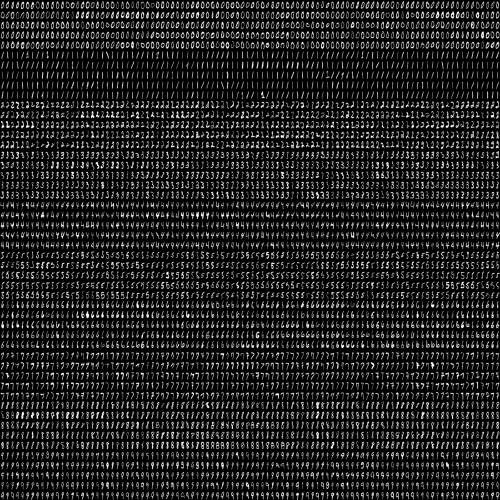
#> input picture train_image.png, 1000 x 1000 px (shown at 1/2 size)
$ python SVMDigitsReco.py   (older library calls are emulated)
#> lines starting #> are read from the running program, lines starting #| are printed output that depends on the picture; after the words box and inside, x2 and y2 are one past the last pixel; in counts of white or black regions, pixels touching at a corner belong together
'''

Created Mar 31 2018

@ Author Mingju Li

'''

#----------------------Imports---------------------------

import numpy as np
from scipy.misc.pilutil import imresize
import cv2 #version 3.2.0
from skimage.feature import hog
from matplotlib import pyplot as plt
from sklearn.model_selection import train_test_split
from sklearn.metrics import accuracy_score
from sklearn.utils import shuffle

#----------------------Constants delaration---------------------------

TRAIN_IMG = 'train_image.png'
INPUT_IMG = 'input_image.png'

IMG_HEIGHT = 28
IMG_WIDTH = 28

# The given train image, each number should have a size of 50 * 10 pixels.
# each row have 100 samples and each column have 50 elements
# so totally there are 5000 samples
# 0 is from 0 to 499
# 1 is from 500 to 999
# ...

#----------------------Functions of training---------------------------

# [11 lines left out: function pixels_to_hog_20, not called in this run]

#this function processes a custom training image
#see example : custom_train.digits.jpg
#if you want to use your own, it should be in a similar format
def load_digits(img_file):
#> called with img_file = 'train_image.png'
    train_data = []
    train_target = []
    start_class = 0
    im = cv2.imread(img_file)
#> im is the input picture: shape (1000, 1000, 3); min 0, max 255, mean 34
    imgray = cv2.cvtColor(im,cv2.COLOR_BGR2GRAY)
    imgray = (255-imgray)
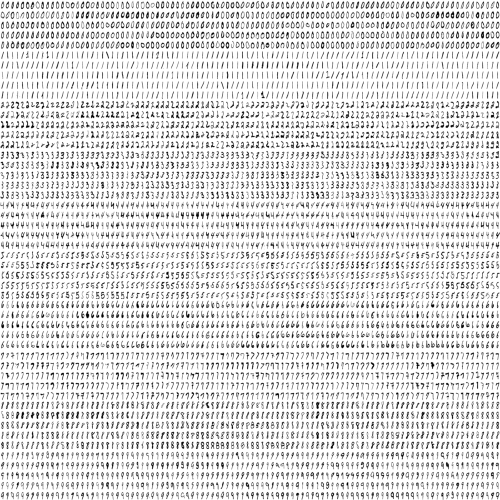
#> imgray: shape (1000, 1000) (shown at 1/2 size); min 0, max 255, mean 221
    # this above is added to make sure the imgray is turned into a white at bottom and black fonts style
    plt.imshow(imgray)
    kernel = np.ones((5,5),np.uint8)

    ret,thresh = cv2.threshold(imgray,127,255,0)
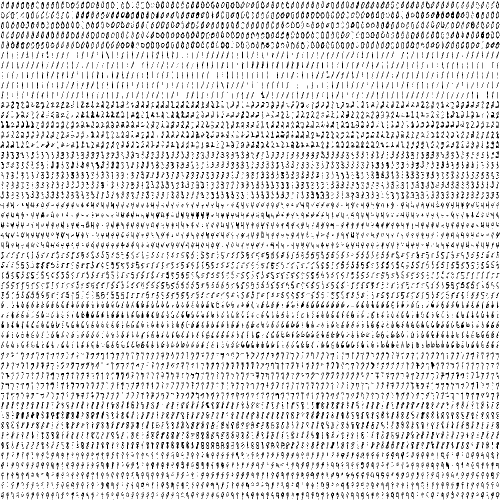
#> thresh: shape (1000, 1000) (shown at 1/2 size); 87.5% white; black in thin lines or dots
    thresh = cv2.erode(thresh,kernel,iterations = 1)
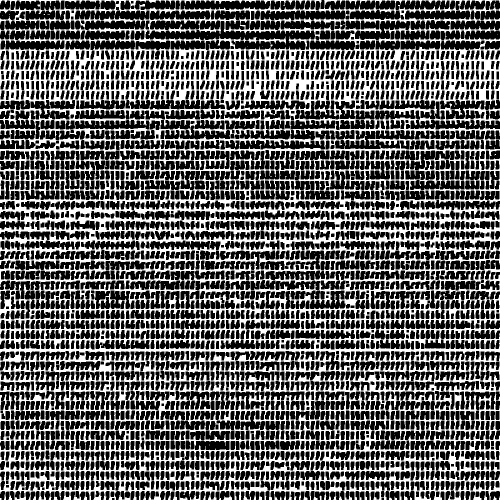
#> thresh: shape (1000, 1000) (shown at 1/2 size); 37.6% white; 80 white regions (75 under 20 px), largest, box (x1, y1, x2, y2) and area: (0, 0, 1000, 1000) 375099, (668, 588, 674, 609) 48, (986, 992, 993, 1000) 31, (639, 991, 643, 1000) 27, (789, 993, 794, 1000) 24
    thresh = cv2.dilate(thresh,kernel,iterations = 1)
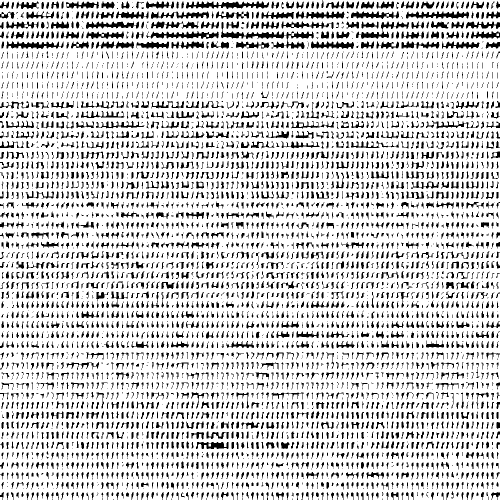
#> thresh: shape (1000, 1000) (shown at 1/2 size); 81% white; 4369 black regions (1459 under 20 px)
    thresh = cv2.erode(thresh,kernel,iterations = 1)

    _,contours,hierarchy = cv2.findContours(thresh, cv2.RETR_TREE, cv2.CHAIN_APPROX_SIMPLE)
#> contours = 3292 contours, 78 with area under 20; largest, box (x1, y1, x2, y2) and area: (0, 0, 1000, 1000) 966175, (290, 41, 631, 101) 8274, (360, 0, 541, 21) 3010, (520, 20, 692, 41) 2946, (479, 279, 651, 300) 2601
    digits_rectangles = get_digits(contours,hierarchy)
    #rectangles of bounding the digits in user image

    #sort rectangles accoring to x,y pos so that we can label them
    digits_rectangles.sort(key=lambda x:get_contour_precedence(x, im.shape[1]))

    for index,rect in enumerate(digits_rectangles):
        # >>>seasons = ['Spring', 'Summer', 'Fall', 'Winter']
        # >>> list(enumerate(seasons))
        # [(0, 'Spring'), (1, 'Summer'), (2, 'Fall'), (3, 'Winter')]
        x,y,w,h = rect
        cv2.rectangle(im,(x,y),(x+w,y+h),(0,255,0),2)
        im_digit = imgray[y:y+h,x:x+w]
        im_digit = (255-im_digit)
        im_digit = imresize(im_digit,(IMG_WIDTH, IMG_HEIGHT))

        train_data.append(im_digit)
        train_target.append(start_class%10)

        if index>0 and (index+1) % 500 == 0:
            # since each line there is only 10 numbers for 0/1/2/...
            start_class += 1
    cv2.imwrite("training_box_overlay.png",im)
    return np.array(train_data), np.array(train_target)

def get_contour_precedence(contour, cols):
    return contour[1] * cols + contour[0]  #row-wise ordering

# given contours and hierarchy, return a list of final bounding rectanges with respond to the numbers
def get_digits(contours, hierarchy):
    hierarchy = hierarchy[0]
    # now the hierarchy is the root hierarchy in the diagram
    bounding_rectangles = [cv2.boundingRect(ctr) for ctr in contours]
#> bounding_rectangles = 3292 items, first 6: (0, 996, 3, 4), (820, 994, 4, 6), (998, 993, 2, 7), (789, 993, 5, 7), (560, 993, 3, 7), (986, 992, 7, 8)
    # x, y, w, h = cv2.boundingRect(cnt)

    final_bounding_rectangles = []
    #find the most common heirarchy level - that is where our digits's bounding boxes are
    u, indices = np.unique(hierarchy[:,-1], return_inverse=True)
#> u = 56 values from -1 to 3287; indices = 3292 values, max 55 at index 3288, min 0 at index 0, mean 1.59
    # [:-1] is from the first to the last

    most_common_heirarchy = u[np.argmax(np.bincount(indices))]
#> most_common_heirarchy = 13

    print("The most common heirarchy is ")
    print(most_common_heirarchy)
#| 13

    for r,hr in zip(bounding_rectangles, hierarchy):
        # zip is a wrapping func
        # here r is the rectangle and hr is its relative hierarchy
        x,y,w,h = r

        #this could vary depending on the image you are trying to predict
        #we are trying to extract ONLY the rectangles with images in it (this is a very simple way to do it)
        #we use heirarchy to extract only the boxes that are in the same global level - to avoid digits inside other digits
        #ex: there could be a bounding box inside every 6,9,8 because of the loops in the number's appearence - we don't want that.
        #read more about it here: https://docs.opencv.org/trunk/d9/d8b/tutorial_py_contours_hierarchy.html

        if  (w <= 50) and (h <= 100) and hr[3] == most_common_heirarchy:
            # hr[3] is the parent contours
            # here I think the most common heirarchy should be -1
            final_bounding_rectangles.append(r)
#> this loop made 3292 passes
#> (hr, x, y, w, h) on passes 1 to 3: ([1, -1, -1, -1], 0, 996, 3, 4), ([2, 0, -1, -1], 820, 994, 4, 6), ([3, 1, -1, -1], 998, 993, 2, 7)
#> after the loop, final_bounding_rectangles = 3107 items, first 6: (950, 982, 10, 13), (910, 982, 10, 14), (871, 982, 9, 13), (840, 982, 10, 16), (831, 982, 8, 13), (749, 982, 11, 18)

    return final_bounding_rectangles

#----------------------Functions of testing---------------------------

# [47 lines left out: function proc_user_img, not called in this run]

#----------------------Class---------------------------

# The main class used deploy supportive vector machine.

class SVM_MODEL():
    # [7 lines left out: function __init__, not called in this run]

    def train(self, samples, responses):
        self.model.train(samples, cv2.ml.ROW_SAMPLE, responses)

    def predict(self, samples):
        results = self.model.predict(samples.reshape(-1,self.features))
        return results[1].ravel()

#----------------------Training---------------------------

digits, labels = load_digits(TRAIN_IMG)
#> in load_digits, `digits_rectangles = get_digits(contours,hierarchy)`: digits_rectangles has the same summary as final_bounding_rectangles in get_digits
#> the loop in load_digits, `for index,rect in enumerate(digits_rectangles): # >>>seasons = ['Sprin..` made 1 pass
#> (x, y, w, h) on pass 1: (80, 0, 41, 21)
#> pass 1, in load_digits, `im_digit = imgray[y:y+h,x:x+w]`:
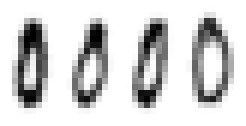
#> im_digit: shape (21, 41) (shown 6 times larger); min 1, max 255, mean 210.9
#> pass 1, in load_digits, `im_digit = (255-im_digit)`:
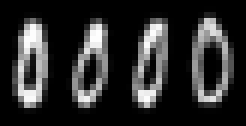
#> im_digit: shape (21, 41) (shown 6 times larger); min 0, max 254, mean 44.1
#> after the loop in load_digits, `for index,rect in enumerate(digits_rectangles):`: im: shape (1000, 1000, 3); 0.03% of pixels changed, all inside (x1, y1, x2, y2) = (79, 0, 123, 23)
#> after the loop in load_digits, `for index,rect in enumerate(digits_rectangles):`: start_class = 0; train_data = []
#> (the run stopped early here; a loop or call above may not have finished)
